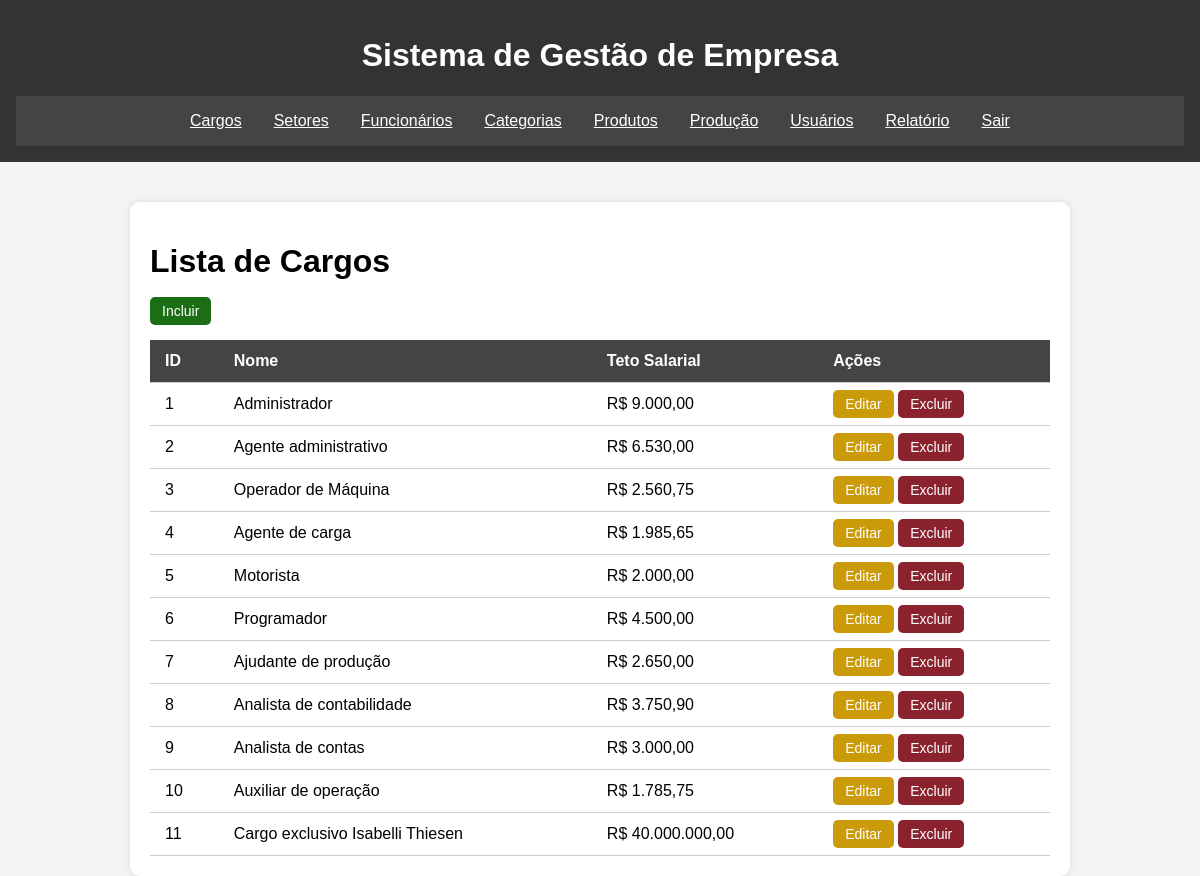
/lista-cargos.php (signed in), run on the app's committed database.
### tables this page shows
CREATE TABLE `cargos` (
  `CargoID` int(11) NOT NULL,
  `Nome` varchar(45) DEFAULT NULL,
  `TetoSalarial` float NOT NULL DEFAULT 0
);

### lista-cargos.php (the view, shortened to what this page needs)
<?php
include_once './include/conexao.php';
include_once './include/header.php';
$sql = "SELECT * FROM cargos";
$resultado = $conn->query($sql);
?>
<main>
  <div class="container">
      <h1>Lista de Cargos</h1>
      <a href="salvar-cargos.php" class="btn btn-add">Incluir</a>
      <table>
        <thead>
          <tr>
            <th>ID</th>
            <th>Nome</th>
            <th>Teto Salarial</th>
            <th>Ações</th>
          </tr>
        </thead>
        <tbody>
          <?php
          while ($dado = $resultado->fetch_assoc()) {
          ?>
          <tr>
            <td><?php echo $dado['CargoID']; ?></td>
            <td><?php echo $dado['Nome']; ?></td>
            <td>R$ <?php echo number_format($dado['TetoSalarial'], 2, ',', '.'); ?></td>
            <td>
              <a href="salvar-cargos.php?id=<?php echo $dado['CargoID']; ?>" class="btn btn-edit">Editar</a>
              <a href="excluir-cargos.php?id=<?php echo $dado['CargoID']; ?>" class="btn btn-delete">Excluir</a>
            </td>
          </tr>
          <?php
          }
          ?>
        </tbody>
      </table>
    </div>
</main>
<?php
include_once './include/footer.php';
?>

### assets/style.css (style rules this page uses)
body { font-family: Arial, sans-serif; background-color: #f4f4f4; margin: 0; padding: 0; }
.container { max-width: 900px; margin: 40px auto 0 auto; background: #fff; padding: 20px; border-radius: 10px; box-shadow: 0 0 10px rgba(0,0,0,0.1); }
table { width: 100%; border-collapse: collapse; margin-top: 20px; }
th, td { padding: 12px 15px; border-bottom: 1px solid #ccc; text-align: left; }
th { background-color: #444; color: white; }
.btn { padding: 6px 12px; border: none; border-radius: 5px; color: white; cursor: pointer; text-decoration: none; font-size: 14px; }
.btn-add { background-color: #1c6e16; }
.btn-edit { background-color: #ca9a08; }
.btn-delete { background-color: #8a232d; }

### data on the page
cargos: CargoID "1", Nome "Administrador", TetoSalarial "9.000,00"
cargos: CargoID "2", Nome "Agente administrativo", TetoSalarial "6.530,00"
cargos: CargoID "3", Nome "Operador de Máquina", TetoSalarial "2.560,75"
cargos: CargoID "4", Nome "Agente de carga", TetoSalarial "1.985,65"
cargos: CargoID "5", Nome "Motorista", TetoSalarial "2.000,00"
cargos: CargoID "6", Nome "Programador", TetoSalarial "4.500,00"
cargos: CargoID "7", Nome "Ajudante de produção", TetoSalarial "2.650,00"
cargos: CargoID "8", Nome "Analista de contabilidade", TetoSalarial "3.750,90"
cargos: CargoID "9", Nome "Analista de contas", TetoSalarial "3.000,00"
cargos: CargoID "10", Nome "Auxiliar de operação", TetoSalarial "1.785,75"
cargos: CargoID "11", Nome "Cargo exclusivo Isabelli Thiesen", TetoSalarial "40.000.000,00"
